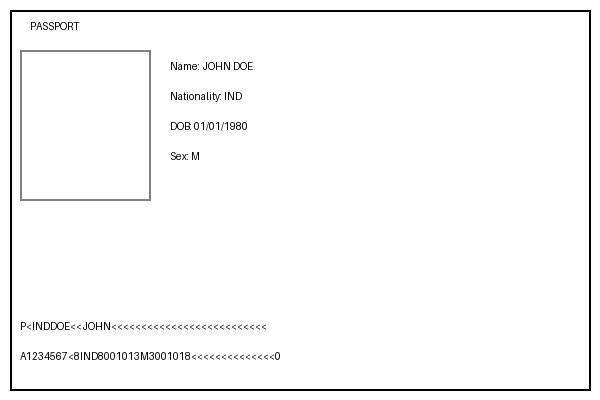
#> input picture Combined_App/sample_inputs/genuine_sample.jpg, 600 x 400 px
$ python generate_all_images.py   (older library calls are emulated)
#> lines starting #> are read from the running program, lines starting #| are printed output that depends on the picture
#> in generate_preprocessing_images, img is the input picture: shape (400, 600, 3); min 0, max 255, mean 248.5
### Combined_App/src/preprocessing.py
import cv2
import numpy as np

def detect_boundary_and_crop(image):
    """
    Detect document boundary and crop it.
    """
    gray = cv2.cvtColor(image, cv2.COLOR_BGR2GRAY)
    blurred = cv2.GaussianBlur(gray, (5, 5), 0)
    edged = cv2.Canny(blurred, 75, 200)
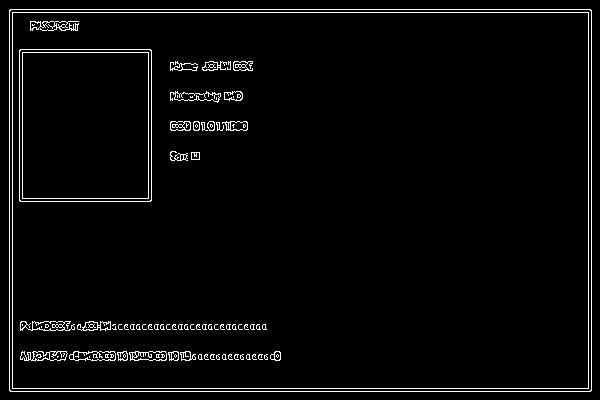
#> edged: shape (400, 600); 3.2% white in thin lines or dots

    contours, _ = cv2.findContours(edged.copy(), cv2.RETR_EXTERNAL, cv2.CHAIN_APPROX_SIMPLE)
#> contours = 1 item

    if not contours:
        return image # return original if no boundary found

    c = max(contours, key=cv2.contourArea)
#> c = [[10, 9], [9, 10], [9, 390], [10, 391], [590, 391], [591, 390], [591, 10], [590, 9]]
    x, y, w, h = cv2.boundingRect(c)
#> x = 9; y = 9; w = 583; h = 383

    # Check if the cropped region is reasonably large, otherwise it's just noise
    if w * h > 0.3 * image.shape[0] * image.shape[1]:
        return image[y:y+h, x:x+w]
    return image

def deskew(image):
    """
    Deskew using Hough line transform.
    """
    gray = cv2.cvtColor(image, cv2.COLOR_BGR2GRAY)
#> gray: shape (383, 583)
    edges = cv2.Canny(gray, 50, 150, apertureSize=3)
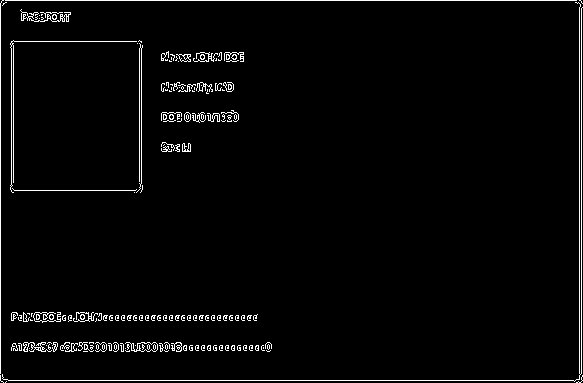
#> edges: shape (383, 583); 2.7% white in thin lines or dots
    lines = cv2.HoughLines(edges, 1, np.pi/180, 200)
#> lines = [[0, 1.57], [380, 1.57], [0, 0], [579, 0], [581, 0]]

    if lines is not None:
        angles = []
        for line in lines:
            rho, theta = line[0]
            angle = np.degrees(theta) - 90
            # we only care about small skews for documents
            if -45 < angle < 45:
                angles.append(angle)
#> this loop made 5 passes
#> (rho, theta, angle) on passes 1 to 5: (0, 1.57, 0), (380, 1.57, 0), (0, 0, -90), (579, 0, -90), (581, 0, -90)
#> after the loop, angles = [0, 0]

        if angles:
            median_angle = np.median(angles)
#> median_angle = 0
            (h, w) = image.shape[:2]
#> h = 383; w = 583
            center = (w // 2, h // 2)
#> center = (291, 191)
            M = cv2.getRotationMatrix2D(center, median_angle, 1.0)
#> M = [[1, 0, 0], [0, 1, 0]]
            rotated = cv2.warpAffine(image, M, (w, h), flags=cv2.INTER_CUBIC, borderMode=cv2.BORDER_REPLICATE)
            return rotated
    return image

def denoise(image):
    """
    Denoise using Bilateral filter.
    """
    return cv2.bilateralFilter(image, 9, 75, 75)

def enhance_contrast(image):
    """
    Contrast enhancement using CLAHE.
    """
    lab = cv2.cvtColor(image, cv2.COLOR_BGR2LAB)
#> lab: shape (383, 583, 3); mean of channels 0, 1, 2 248.1, 128, 128
    l, a, b = cv2.split(lab)
#> a: shape (383, 583); every value is 128

    clahe = cv2.createCLAHE(clipLimit=2.0, tileGridSize=(8,8))
    cl = clahe.apply(l)

    limg = cv2.merge((cl,a,b))
#> limg: shape (383, 583, 3); mean of channels 0, 1, 2 247.8, 128, 128
    return cv2.cvtColor(limg, cv2.COLOR_LAB2BGR)

def resize_image(image, size=(224, 224)):
    """
    Resize image to input size for CNN.
    """
#> called with size = (224, 224)
    return cv2.resize(image, size)
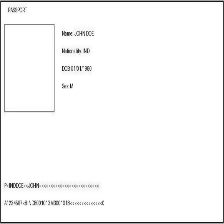
#> returned value: shape (224, 224, 3); mean of channels 0, 1, 2 247.3, 247.3, 247.3; drawn as B, G, R
#> in generate_preprocessing_images, `stages = preprocess_pipeline(img)`: stages = 6 items
#> call 2 of generate_preprocessing_images, with input_path = '../sample_inputs/forged_sample.jpg', output_prefix = 'forged'
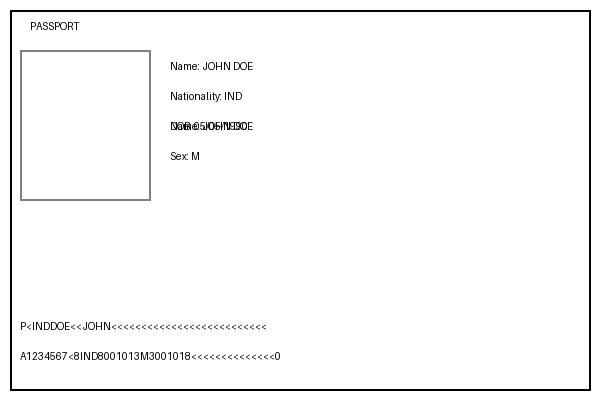
#> input picture Combined_App/sample_inputs/forged_sample.jpg, 600 x 400 px
#> in generate_preprocessing_images, img is the input picture: shape (400, 600, 3); min 0, max 255, mean 248.3

def preprocess_pipeline(image):
    """
    Run the full preprocessing pipeline.
    """
    cropped = detect_boundary_and_crop(image)
#> in detect_boundary_and_crop (call 2), `edged = cv2.Canny(blurred, 75, 200)`: edged: shape (400, 600); 3.2% white in thin lines or dots
    deskewed = deskew(cropped)
#> in deskew (call 2), `edges = cv2.Canny(gray, 50, 150, apertureSize=3)`:
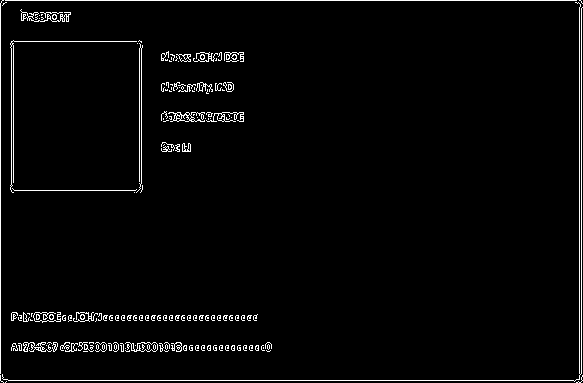
#> edges: shape (383, 583); 2.8% white in thin lines or dots
#> the loop in deskew (call 2), `for line in lines:` made 5 passes
    denoised = denoise(deskewed)
    enhanced = enhance_contrast(denoised)
#> in enhance_contrast (call 2), `lab = cv2.cvtColor(image, cv2.COLOR_BGR2LAB)`: lab: shape (383, 583, 3); mean of channels 0, 1, 2 248, 128, 128
#> in enhance_contrast (call 2), `limg = cv2.merge((cl,a,b))`: limg: shape (383, 583, 3); mean of channels 0, 1, 2 247.7, 128, 128
    final = resize_image(enhanced)

    # Return intermediate steps for visualization as requested in prompt
    return {
        "original": image,
        "cropped": cropped,
        "deskewed": deskewed,
        "denoised": denoised,
        "enhanced": enhanced,
        "final": final
    }

### Combined_App/src/forensics.py
import cv2
import numpy as np
import os

def calculate_ela(image, quality=90):
    """
    Generate Error Level Analysis (ELA) map.
    Saves a temporary JPEG to calculate differences.
    """
#> called with quality = 90
    tmp_filename = "temp_ela.jpg"
    cv2.imwrite(tmp_filename, image, [cv2.IMWRITE_JPEG_QUALITY, quality])
    compressed_image = cv2.imread(tmp_filename)
#> compressed_image: shape (400, 600, 3); min 0, max 255, mean 248.4
    os.remove(tmp_filename)

    # Calculate absolute difference
    diff = cv2.absdiff(image, compressed_image)
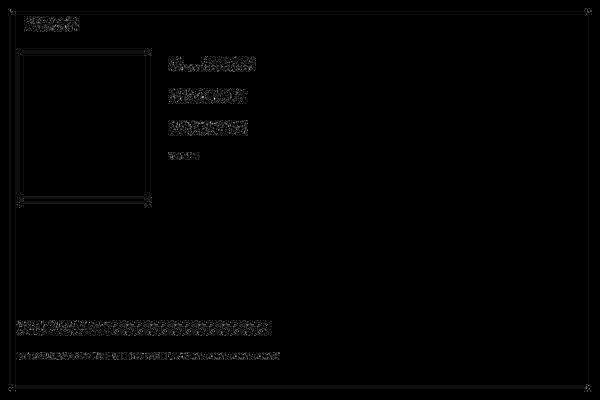
#> diff: shape (400, 600, 3); min 0, max 18, mean 0.137; drawn with min black and max white

    # Scale differences to be visible
    max_diff = np.max(diff)
#> max_diff = 18
    if max_diff == 0:
        max_diff = 1

    ela_map = (diff * (255.0 / max_diff)).astype(np.uint8)
    return ela_map

# [54 lines left out: functions extract_ela_stats, detect_copy_move, extract_forensic_features, not called in this run]

### Combined_App/src/eda.py
import os
import cv2
import pandas as pd
import matplotlib.pyplot as plt
import seaborn as sns
import numpy as np

def perform_eda(data_dir="../data/raw", output_dir="../app/static"):
#> called with data_dir = '../sample_inputs', output_dir = '../app/static'
    os.makedirs(output_dir, exist_ok=True)

    if not os.path.exists(data_dir):
        print(f"Data directory {data_dir} not found. EDA cannot proceed.")
        return

    # Example structure parsing: assuming data_dir has subfolders for classes
    data = []
    classes = [d for d in os.listdir(data_dir) if os.path.isdir(os.path.join(data_dir, d))]

    # If no subdirectories, let's just parse all images
    if not classes:
        classes = ["All"]
        dirs_to_scan = [(data_dir, "All")]
    else:
        dirs_to_scan = [(os.path.join(data_dir, c), c) for c in classes]

    print("Extracting image metadata...")
    for folder, label in dirs_to_scan:
        for root, _, files in os.walk(folder):
            for file in files:
                if file.lower().endswith(('.png', '.jpg', '.jpeg')):
                    path = os.path.join(root, file)
                    img = cv2.imread(path)
                    if img is not None:
                        h, w, c = img.shape
#> h = 400; w = 600; c = 3
                        data.append({
                            "filename": file,
                            "class": label,
                            "width": w,
                            "height": h,
                            "aspect_ratio": w / h,
                            "resolution": w * h,
                            "size_bytes": os.path.getsize(path),
                            "mean_r": img[:,:,2].mean(),
                            "mean_g": img[:,:,1].mean(),
                            "mean_b": img[:,:,0].mean()
                        })

    if not data:
        print("No images found for EDA.")
        return

    df = pd.DataFrame(data)
    df.to_csv(os.path.join(output_dir, "dataset_stats.csv"), index=False)

    # 1. Class Distribution
    plt.figure(figsize=(8, 5))
    sns.countplot(data=df, x="class")
    plt.title("Class Distribution")
    plt.savefig(os.path.join(output_dir, "class_dist.png"))
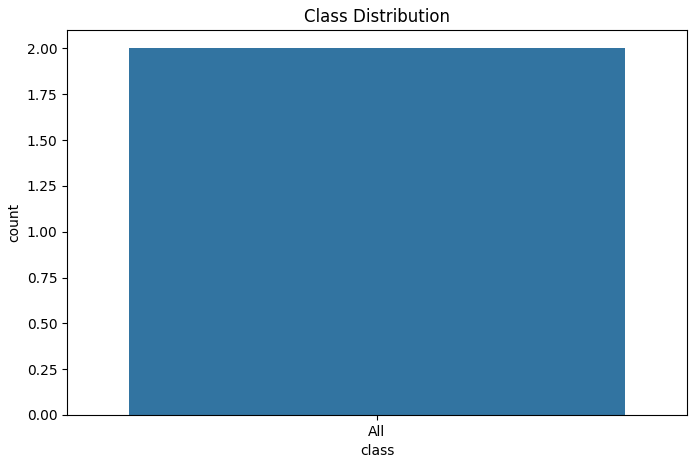
#> figure drawn by matplotlib, 1 panel
    plt.close()

    # 2. Resolution Histogram
    plt.figure(figsize=(8, 5))
#> (the run stopped early here; a loop or call above may not have finished)
